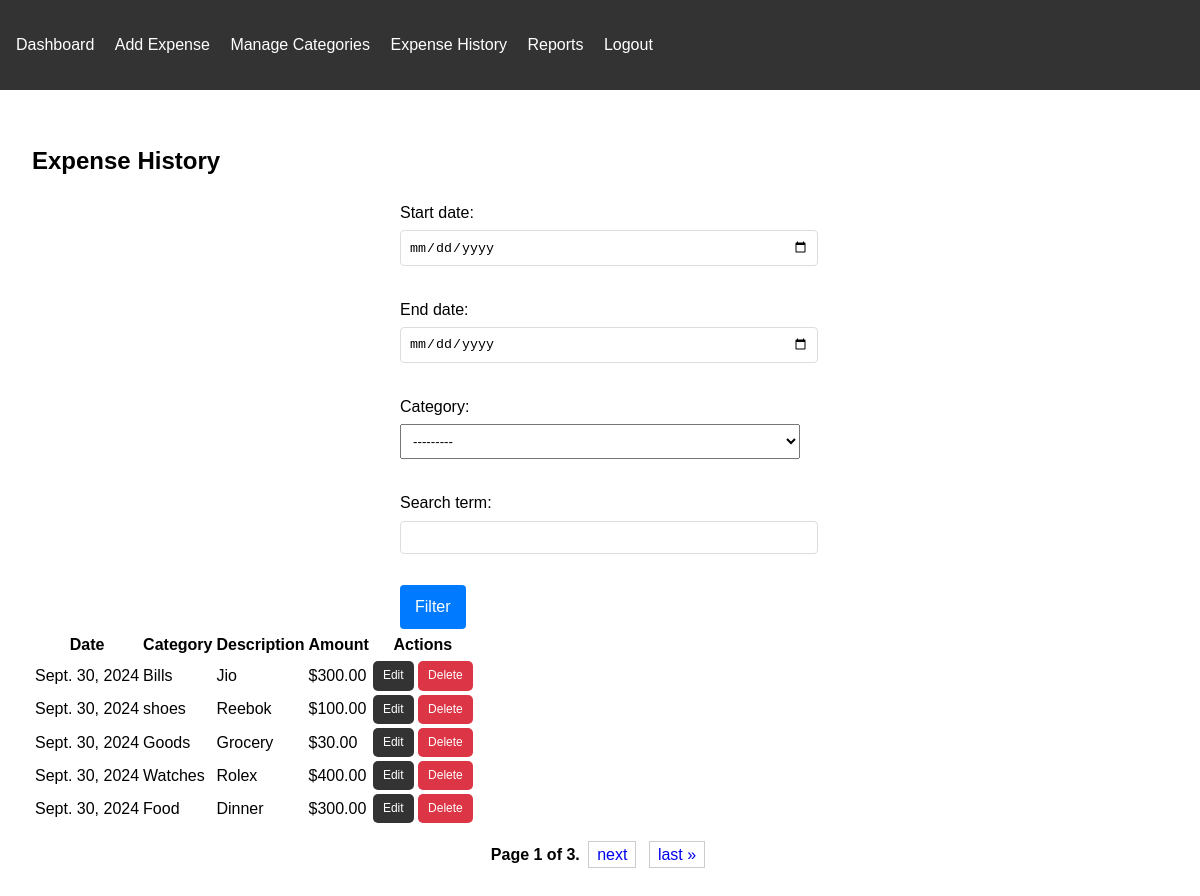
/expense-history/ (signed in), run on the app's committed database.
### expenses/models.py (models this page shows, shortened)
class Expense(models.Model):
    user = models.ForeignKey(User, on_delete=models.CASCADE)
    amount = models.DecimalField(max_digits=10, decimal_places=2)
    category = models.CharField(max_length=100)
    description = models.TextField()
    date = models.DateField()

### expenses/views.py (the view)
# urls.py: path('expense-history/', views.expense_history, name='expense_history'),
@login_required
def expense_history(request):
    expenses = Expense.objects.filter(user=request.user).order_by('-date')
    form = ExpenseFilterForm(request.GET, user=request.user)
    if form.is_valid():
        start_date = form.cleaned_data.get('start_date')
        end_date = form.cleaned_data.get('end_date')
        category = form.cleaned_data.get('category')
        search_term = form.cleaned_data.get('search_term')
        if start_date:
            expenses = expenses.filter(date__gte=start_date)
        if end_date:
            expenses = expenses.filter(date__lte=end_date)
        if category:
            expenses = expenses.filter(category=category)
        if search_term:
            expenses = expenses.filter(Q(description__icontains=search_term) |
Q(category__icontains=search_term))
    paginator = Paginator(expenses, 5)
    page_number = request.GET.get('page')
    page_obj = paginator.get_page(page_number)
    context = {
        'page_obj': page_obj,
        'form': form}
    return render(request, 'expenses/expense_history.html', context)

### expenses/forms.py
class ExpenseFilterForm(forms.Form):
    start_date = forms.DateField(required=False, widget=forms.DateInput(attrs={'type': 'date'}))
    end_date = forms.DateField(required=False, widget=forms.DateInput(attrs={'type': 'date'}))
    category = forms.ModelChoiceField(queryset=Category.objects.none(), required=False)
    search_term = forms.CharField(required=False)
    def __init__(self, *args, **kwargs):
        user = kwargs.pop('user', None)
        super().__init__(*args, **kwargs)
        if user:
            self.fields['category'].queryset = Category.objects.filter(user=user)

### expenses/models.py (called while the page is built)
    def __str__(self):
        return self.name

### templates/expenses/expense_history.html (shortened to what this page needs)
{% extends 'base.html' %}
{% block content %}
<h2>Expense History</h2>
<form method="get">
    <div class="form-group">
        {{ form.start_date.label_tag }}
        {{ form.start_date }}
    </div>
    <div class="form-group">
        {{ form.end_date.label_tag }}
        {{ form.end_date }}
    </div>
    <div class="form-group">
        {{ form.category.label_tag }}
        {{ form.category }}
    </div>
    <div class="form-group">
        {{ form.search_term.label_tag }}
        {{ form.search_term }}
    </div>
    <button type="submit" class="btn btn-primary">Filter</button>
</form>
<table>
    <thead>
        <tr>
            <th>Date</th>
            <th>Category</th>
            <th>Description</th>
            <th>Amount</th>
            <th>Actions</th>
        </tr>
    </thead>
    <tbody>
        {% for expense in page_obj %}
        <tr>
            <td>{{ expense.date }}</td>
            <td>{{ expense.category }}</td>
            <td>{{ expense.description }}</td>
            <td>${{ expense.amount }}</td>
            <td>
                <a href="{% url 'edit_expense' expense.id %}" class="btn btn-small">Edit</a>
                <a href="{% url 'delete_expense' expense.id %}" class="btn btn-small btn-danger">Delete</a>
            </td>
        </tr>
        {% empty %}
        <tr>
            <td colspan="5">No expenses found.</td>
        </tr>
        {% endfor %}
    </tbody>
</table>
<div class="pagination">
    <span class="step-links">
        <span class="current">
            Page {{ page_obj.number }} of {{ page_obj.paginator.num_pages }}.
        </span>
        {% if page_obj.has_next %}
            <a href="?page={{ page_obj.next_page_number }}">next</a>
            <a href="?page={{ page_obj.paginator.num_pages }}">last &raquo;</a>
        {% endif %}
    </span>
</div>
{% endblock %}

### templates/base.html (shortened to what this page needs)
{% load static %}
<!DOCTYPE html>
<html lang="en">
<head>
    <link rel="stylesheet" href="/static/css/styles.css">
</head>
<body>
    <header>
        <nav>
            <ul>
                {% if user.is_authenticated %}
                    <li><a href="{% url 'dashboard' %}">Dashboard</a></li>
                    <li><a href="{% url 'add_expense' %}">Add Expense</a></li>
                    <li><a href="{% url 'manage_categories' %}">Manage Categories</a></li>
                    <li><a href="{% url 'expense_history' %}">Expense History</a></li>
                    <li><a href="{% url 'reports' %}">Reports</a></li>
                    <li><a href="{% url 'logout' %}">Logout</a></li>
                {% else %}
                    <li><a href="{% url 'login' %}">Login</a></li>
                    <li><a href="{% url 'register' %}">Register</a></li>
                {% endif %}
            </ul>
        </nav>
    </header>
    <main>
        {% block content %}
        {% endblock %}
    </main>
</body>
</html>

### static/css/styles.css (style rules this page uses)
body { font-family: Arial, sans-serif; line-height: 1.6; margin: 0; padding: 0; }
header { background-color: #333; color: #fff; padding: 1rem; }
nav ul { list-style-type: none; padding: 0; }
nav ul li { display: inline; margin-right: 1rem; }
nav ul li a { color: #fff; text-decoration: none; }
main { padding: 2rem; }
.btn { display: inline-block; background-color: #333; color: #fff; padding: 0.5rem 1rem; text-decoration: none; border-radius: 5px; }
.btn-small { padding: 0.25rem 0.5rem; font-size: 0.875rem; }
.btn-danger { background-color: #f44336; color: white; }
form { max-width: 400px; margin: 0 auto; }
form input, form select, form textarea { width: 100%; padding: 0.5rem; margin-bottom: 1rem; }
form button { background-color: #333; color: #fff; padding: 0.5rem 1rem; border: none; cursor: pointer; }
.form-group { margin-bottom: 1rem; }
.form-group label { display: block; margin-bottom: 0.5rem; }
.btn-primary { color: #fff; background-color: #007bff; border-color: #007bff; padding: 0.375rem 0.75rem; font-size: 1rem; line-height: 1.5; border-radius: 0.25rem; cursor: pointer; }
.pagination { margin-top: 1rem; text-align: center; }
.step-links a { padding: 0.25rem 0.5rem; border: 1px solid #ccc; margin: 0 0.25rem; text-decoration: none; }
.current { font-weight: bold; }
.form-group { margin-bottom: 15px; }
.form-group label { display: block; margin-bottom: 5px; }
.form-group input { width: 100%; padding: 8px; border: 1px solid #ddd; border-radius: 4px; }
.btn-primary { background-color: #007bff; color: white; padding: 10px 15px; border: none; border-radius: 4px; cursor: pointer; }
.btn-small { padding: 5px 10px; font-size: 12px; }
.btn-danger { background-color: #dc3545; color: white; }

### data on the page
Expense: date "Sept. 30, 2024", category "Bills", description "Jio", amount "300.00"
Expense: date "Sept. 30, 2024", category "shoes", description "Reebok", amount "100.00"
Expense: date "Sept. 30, 2024", category "Goods", description "Grocery", amount "30.00"
Expense: date "Sept. 30, 2024", category "Watches", description "Rolex", amount "400.00"
Expense: date "Sept. 30, 2024", category "Food", description "Dinner", amount "300.00"

### other printed values
{{ page_obj.number }} "1"
{{ page_obj.paginator.num_pages }} "3"
